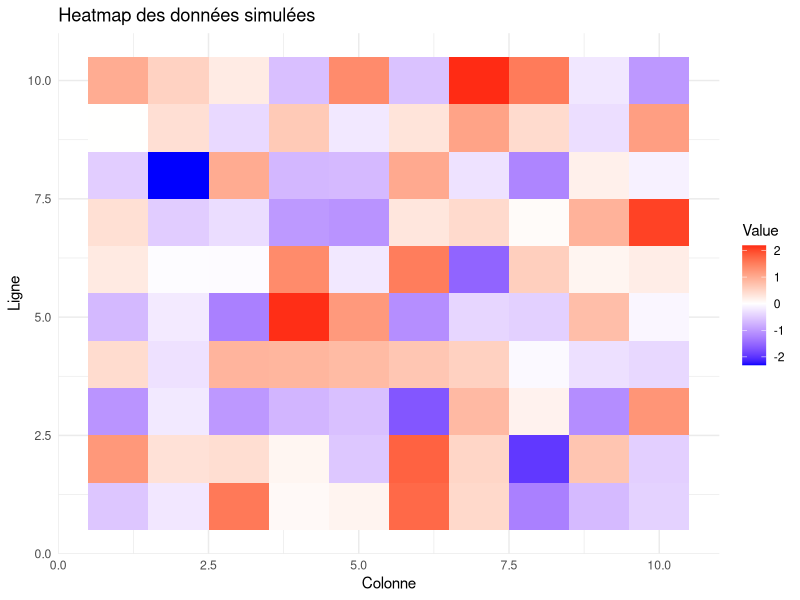

Here is the R script that generated this plot:

library(ggplot2)
library(reshape2)


set.seed(123)  
data_matrix <- matrix(rnorm(100), nrow=10)  
data_long <- melt(data_matrix)
colnames(data_long) <- c("X", "Y", "Value")


heatmap_plot <- ggplot(data_long, aes(X, Y, fill = Value)) +
  geom_tile() +
  scale_fill_gradient2(low = "blue", high = "red", mid = "white", midpoint = 0) +
  labs(title = "Heatmap des données simulées",
       x = "Colonne",
       y = "Ligne") +
  theme_minimal()


print(heatmap_plot)
